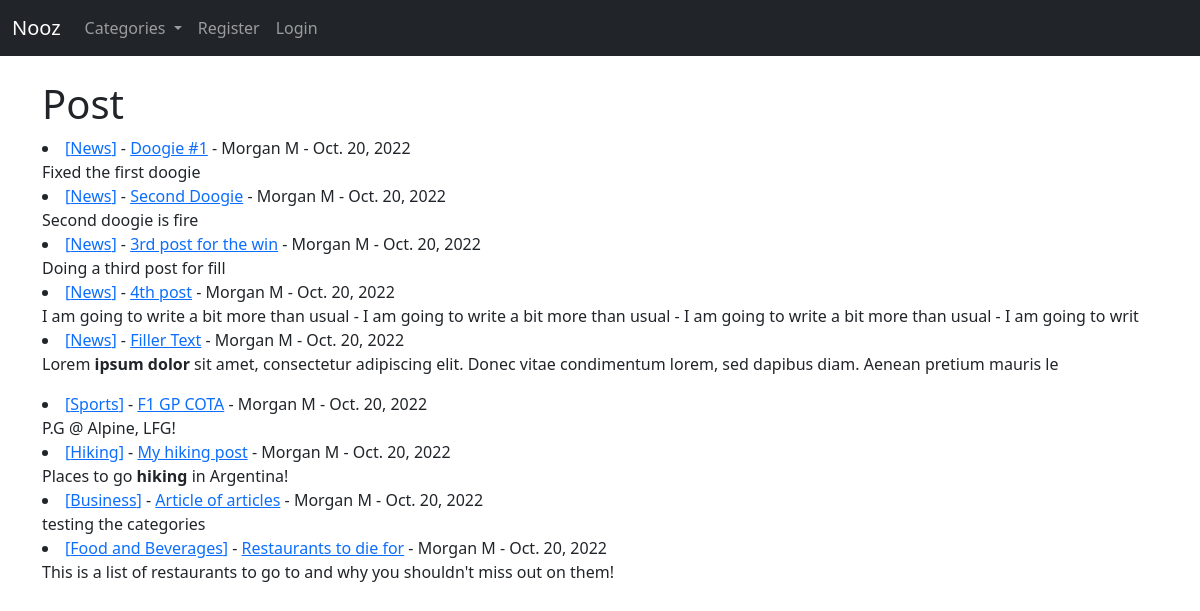
/, run on an earlier commit of the app's database.
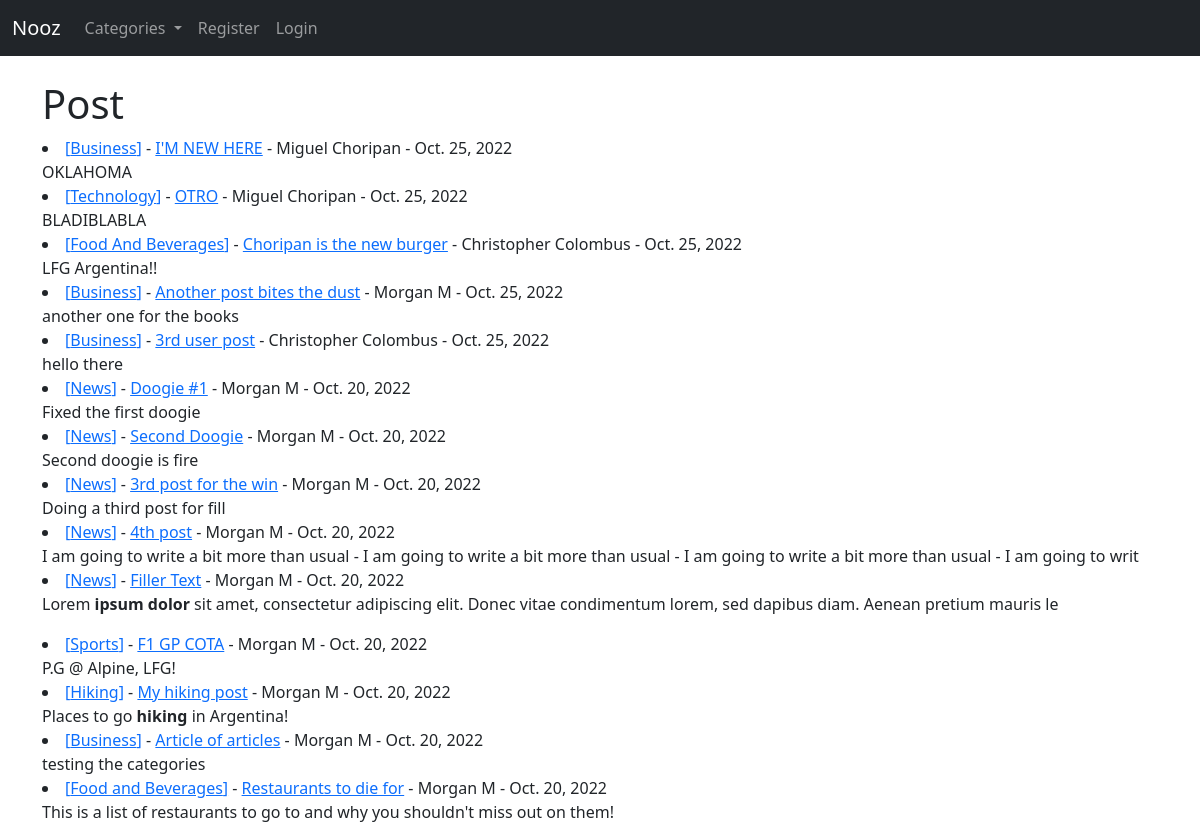
And on a later commit of the database.
### nooz2/models.py (models this page shows, shortened)
class Post(models.Model):
    title = models.CharField(max_length=255)
    title_tag = models.CharField(max_length=255)
    description = models.CharField(max_length=50, default='Click above to read more')
    author = models.ForeignKey(User, on_delete=models.CASCADE)
    body = models.TextField()
    timestamp = models.DateField(auto_now_add=True)
    category = models.CharField(max_length=255, default='News')
    likes = models.ManyToManyField(User, related_name='post_user')

### nooz2/views.py (the view)
# urls.py: path('', HomeView.as_view(), name="home"),
class HomeView(ListView):
    model = Post
    template_name = 'home.html'
    ordering = ['-timestamp']
    def get_context_data(self, *args, **kwargs):
        category_menu = Category.objects.all()
        context = super(HomeView, self).get_context_data(*args, **kwargs)
        context ["category_menu"] = category_menu
        return context

### nooz2/models.py (called while the page is built)
    def __str__(self):
        return self.name

### templates/home.html (shortened to what this page needs)
{% extends 'base.html' %}
{% block content %}
<h1>Post</h1>
{% for post in object_list %}
   <li><a href="{% url 'category' post.category|slugify|title %}">[{{ post.category }}]</a> - <a href="{% url 'post-detail' post.pk %}">{{ post.title}}</a> -
    {{ post.author.first_name }}
    {{ post.author.last_name }} -
    {{ post.timestamp }}
<br/>
    {{ post.body|slice:"150"|safe }}</li>
{% endfor %}
{% endblock %}

### templates/base.html (shortened to what this page needs)
<!doctype html>
<html lang="en">
  <head>
    <link href="https://cdn.jsdelivr.net/npm/bootstrap@5.2.2/dist/css/bootstrap.min.css" rel="stylesheet">
  </head>
  <body>
    {% include "navbar.html" %}
    <br/>
    <div class="container">
    {% block content %}
    {% endblock %}
    </body>
  </body>
</html>

### templates/navbar.html (shortened to what this page needs)
<nav class="navbar navbar-expand-lg navbar-dark bg-dark">
    <div class="container-fluid">
      <a class="navbar-brand" href="{% url 'home' %}">Nooz</a>
      <div class="collapse navbar-collapse" id="navbarNavDropdown">
        <ul class="navbar-nav">
          {% if category_menu %}
          <li class="nav-item dropdown">
            <a class="nav-link dropdown-toggle" href="#" role="button" data-bs-toggle="dropdown" aria-expanded="false">
              Categories
            </a>
          </li>
          {% endif %}
          {% if user.is_authenticated %}
          <li class="nav-item">
            <a class="nav-link" href="{% url 'new_post' %}">Add Post</a>
          </li>
          <li class="nav-item">
            <a class="nav-link" href="{% url 'add_category' %}">Add Category</a>
          </li>
          <li class="nav-item">
            <a class="nav-link" href="{% url 'logout' %}">Logout</a>
          </li>
        {% else %}
          <li class="nav-item">
            <a class="nav-link" href="{% url 'register' %}">Register</a>
          </li>
          <li class="nav-item">
            <a class="nav-link" href="{% url 'login' %}">Login</a>
          </li>
        {% endif %}
        </ul>
      </div>
    </div>
  </nav>

What changed in the data, as far as the page shows it:
added Post: category "Business", title "I'M NEW HERE", author.first_name "Miguel", author.last_name "Choripan", timestamp "Oct. 25, 2022", body "OKLAHOMA"
added Post: category "Technology", title "OTRO", author.first_name "Miguel", author.last_name "Choripan", timestamp "Oct. 25, 2022", body "BLADIBLABLA"
added Post: category "Food And Beverages", title "Choripan is the new burger", author.first_name "Christopher", author.last_name "Colombus", timestamp "Oct. 25, 2022", body "LFG Argentina!!"
added Post: category "Business", title "Another post bites the dust", author.first_name "Morgan", author.last_name "M", timestamp "Oct. 25, 2022", body "another one for the books"
added Post: category "Business", title "3rd user post", author.first_name "Christopher", author.last_name "Colombus", timestamp "Oct. 25, 2022", body "hello there"
